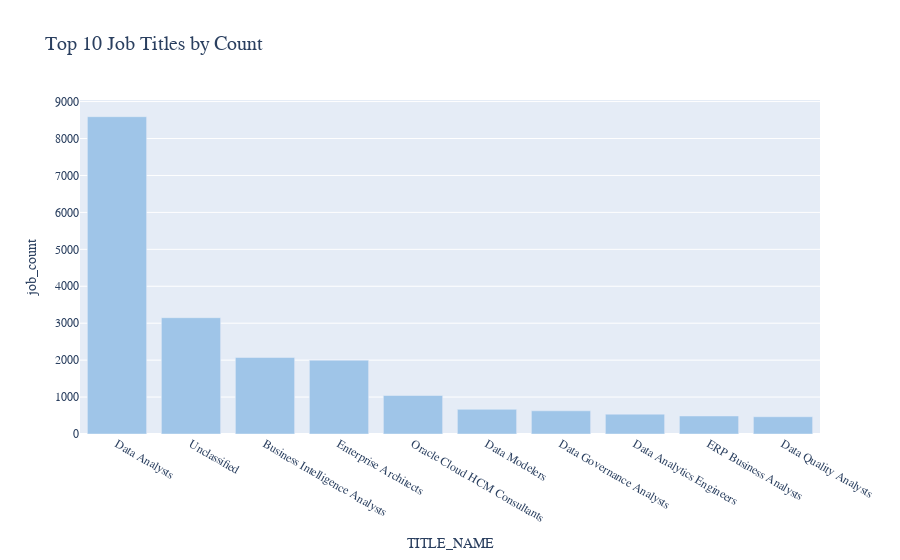

Notebook cell for this chart:
### Markdown cell above
# Top 10 Job Titles by Count
- Identify the most frequently posted job titles.
- **Aggregate Data**
  - Count the occurrences of each **job title (`TITLE_NAME`)**.
  - Select the **top 10 most frequent titles**.
- **Visualize results**
  - Create a **bar chart** where:
    - **X-axis** = `TITLE_NAME`
    - **Y-axis** = `Job Count`
  - Apply custom colors and font styles.
- **Explanation:** Write two sentences about what the graph reveals.

### Code cell
# Your code for 4th question here
job_count = spark.sql("""
    SELECT TITLE_NAME, COUNT(*) AS job_count
    FROM jobs
    GROUP BY TITLE_NAME
    ORDER BY job_count DESC
    LIMIT 10
""")

pdf4 = job_count.toPandas()
fig4 = px.bar(pdf4, x="TITLE_NAME", y="job_count", title="Top 10 Job Titles by Count",  color_discrete_sequence=["#9fc5e8"])
fig4.update_layout(font_family="Cambria", title_font_size=20)
fig4.show()

### Figure 1 — Plotly figure (JSON) as saved in the notebook; plotly's stock layout.template omitted (floating-point values rounded to 4 significant figures)
{"data": [{"hovertemplate": "TITLE_NAME=%{x}<br>job_count=%{y}<extra></extra>", "legendgroup": "", "marker": {"color": "#9fc5e8", "pattern": {"shape": ""}}, "name": "", "orientation": "v", "showlegend": false, "textposition": "auto", "type": "bar", "x": ["Data Analysts", "Unclassified", "Business Intelligence Analysts", "Enterprise Architects", "Oracle Cloud HCM Consultants", "Data Modelers", "Data Governance Analysts", "Data Analytics Engineers", "ERP Business Analysts", "Data Quality Analysts"], "xaxis": "x", "y": [8591, 3149, 2072, 1999, 1042, 668, 628, 537, 488, 467], "yaxis": "y"}], "layout": {"barmode": "relative", "font": {"family": "Cambria"}, "legend": {"tracegroupgap": 0}, "title": {"font": {"size": 20}, "text": "Top 10 Job Titles by Count"}, "xaxis": {"anchor": "y", "domain": [0, 1], "title": {"text": "TITLE_NAME"}}, "yaxis": {"anchor": "x", "domain": [0, 1], "title": {"text": "job_count"}}}}
